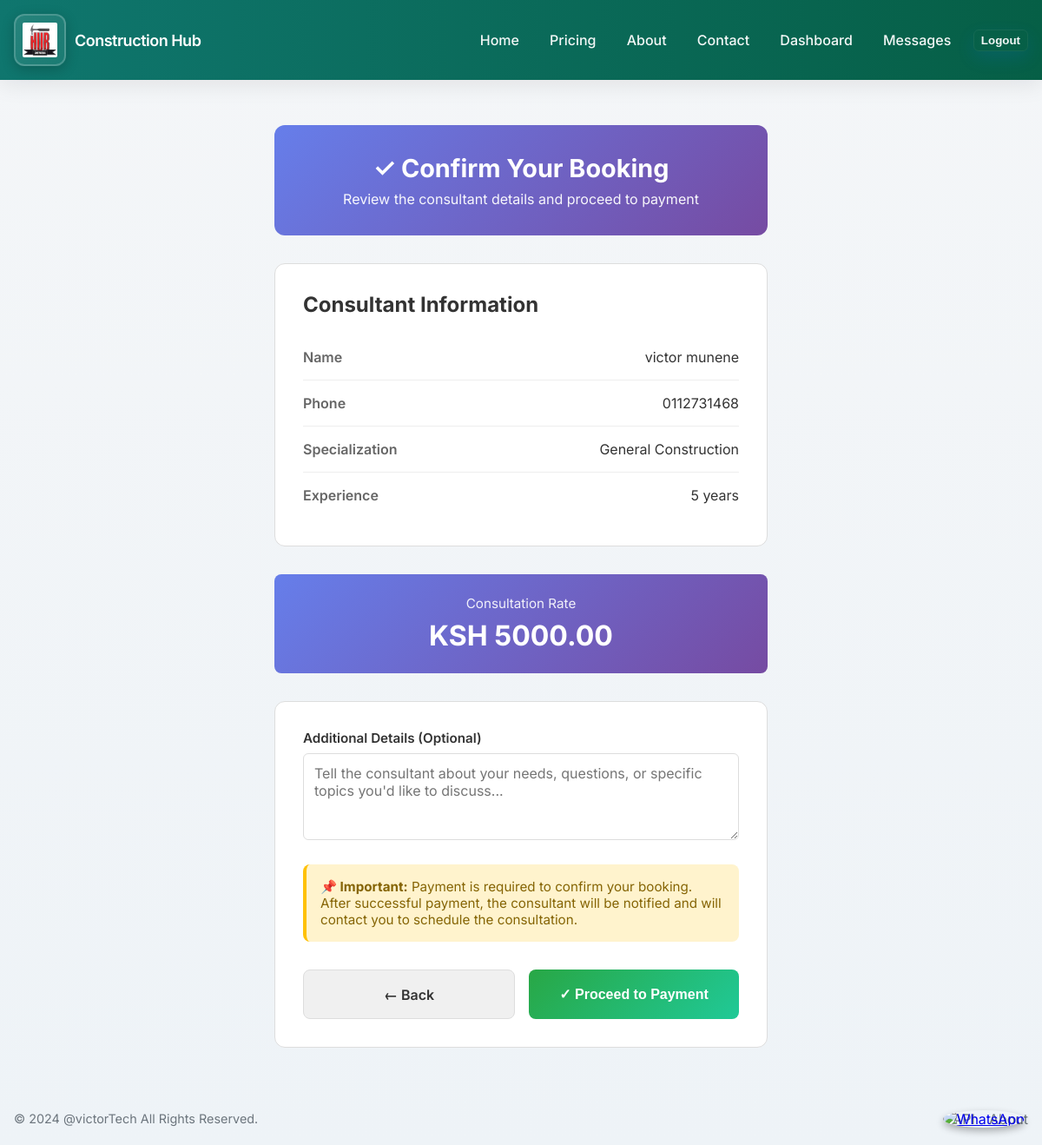
The page /consultations/1/confirm/ (signed in) on the database its author committed.
### apps/consultations/models.py (models this page shows, shortened)
class ConsultantApplication(models.Model):
    user = models.ForeignKey(settings.AUTH_USER_MODEL, on_delete=models.CASCADE, related_name='consultant_applications', null=True, blank=True)
    full_name = models.CharField(max_length=255)
    email = models.EmailField()
    phone = models.CharField(max_length=50, blank=True)
    specialization = models.CharField(max_length=255, blank=True)
    experience_years = models.PositiveIntegerField(default=0)
    consultation_rate = models.DecimalField(max_digits=10, decimal_places=2, default=5000, help_text="Consultation rate in KSH per hour/session")
    cover_letter = models.TextField(blank=True)
    resume = models.FileField(upload_to='resumes/', null=True, blank=True)
    cv = models.FileField(upload_to='cvs/', null=True, blank=True)
    submitted_at = models.DateTimeField(auto_now_add=True)
    processed = models.BooleanField(default=False)
    approved_by = models.ForeignKey(
        settings.AUTH_USER_MODEL,
        on_delete=models.SET_NULL,
        null=True,
        blank=True,
        related_name='approved_consultant_applications'
    )
    approved_at = models.DateTimeField(null=True, blank=True)
    rejected = models.BooleanField(default=False)
    rejected_by = models.ForeignKey(
        settings.AUTH_USER_MODEL,
        on_delete=models.SET_NULL,
        null=True,
        blank=True,
        related_name='rejected_consultant_applications'
    )
    rejected_at = models.DateTimeField(null=True, blank=True)
    rejection_reason = models.TextField(blank=True, help_text="Reason for rejecting the application")

### apps/consultations/views.py (the view)
# urls.py: path('<int:consultant_id>/confirm/', views.confirm_consultation_booking, name='confirm_consultation_booking'),
@login_required
def confirm_consultation_booking(request, consultant_id):
    if getattr(request.user, 'is_consultant', False):
        from django.contrib import messages
        messages.error(request, 'As a consultant, you cannot book consultations. Please contact support if you need assistance.')
        return redirect('accounts:dashboard')
    consultant = get_object_or_404(ConsultantApplication, id=consultant_id)
    if request.method == 'POST':
        return redirect('consultations:consultation_payment', consultant_id=consultant_id)
    return render(request, 'consultations/confirm_consultation.html', {
        'consultant': consultant
    })

### apps/accounts/models.py (called while the page is built)
    @property
    def is_supplier(self):
        return self.user_type == 'supplier'

    @property
    def is_consultant(self):
        return self.user_type == 'consultant'

### templates/consultations/confirm_consultation.html (shortened to what this page needs)
{% extends 'base.html' %}
{% block content %}
<div class="container confirmation-container">
  <div style="background: linear-gradient(135deg, #667eea 0%, #764ba2 100%); color: white; padding: 2rem; border-radius: 12px; margin-bottom: 2rem; text-align: center;">
    <h1 style="font-size: 1.8rem; margin: 0 0 0.5rem 0;">✓ Confirm Your Booking</h1>
    <p style="margin: 0; opacity: 0.95;">Review the consultant details and proceed to payment</p>
  </div>
  <div class="consultant-details-box">
    <h2 style="margin-top: 0; color: #333;">Consultant Information</h2>
    <div class="detail-row">
      <span class="detail-label">Name</span>
      <span class="detail-value">{{ consultant.full_name }}</span>
    </div>
    <div class="detail-row">
      <span class="detail-label">Phone</span>
      <span class="detail-value">{{ consultant.phone }}</span>
    </div>
    <div class="detail-row">
      <span class="detail-label">Specialization</span>
      <span class="detail-value">{{ consultant.specialization|default:"General Consulting" }}</span>
    </div>
    <div class="detail-row">
      <span class="detail-label">Experience</span>
      <span class="detail-value">{{ consultant.experience_years }} years</span>
    </div>
  </div>
  <div class="price-highlight">
    <span class="label">Consultation Rate</span>
    <span class="amount">KSH {{ consultant.consultation_rate }}</span>
  </div>
  <div class="consultant-details-box">
    <form method="post" action="{% url 'consultations:consultation_payment' consultant.id %}">
      <div class="form-group">
        <label for="details">Additional Details (Optional)</label>
        <textarea
          name="details"
          id="details"
          placeholder="Tell the consultant about your needs, questions, or specific topics you'd like to discuss..."
        ></textarea>
      </div>
      <div style="background: #fff3cd; padding: 1rem; border-radius: 8px; margin-bottom: 1.5rem; border-left: 4px solid #ffc107;">
        <p style="margin: 0; font-size: 0.95rem; color: #856404;">
          <strong>📌 Important:</strong> Payment is required to confirm your booking. After successful payment, the consultant will be notified and will contact you to schedule the consultation.
        </p>
      </div>
      <div class="action-buttons">
        <a href="{% url 'consultations:select_consultant' %}" class="btn-secondary">← Back</a>
        <button type="submit" class="btn-primary">✓ Proceed to Payment</button>
      </div>
    </form>
  </div>
</div>
{% endblock %}

### static/css/styles.css (style rules this page uses)
:root { --bg:#f4f6f8; --accent:#0d6efd; --muted:#6c757d; --card:#ffffff; --success:#2e7d32; }
* { box-sizing:border-box }
body { font-family: 'Inter', Roboto, 'Helvetica Neue', Arial, sans-serif; margin: 0; padding: 0; background: linear-gradient(180deg,var(--bg),#eef3f7); color: #0f1724; }
.container { max-width:1200px; margin:0 auto; padding:0 1rem; }
label { display: block; margin-bottom: 0.35rem; font-weight:600 }
input[type="text"], input[type="password"], textarea, input[type="email"], select { width: 100%; padding: 0.75rem; border: 1px solid #eef2f6; border-radius: 10px; background:#fff }
.form-group { margin-bottom: 1.5rem; }
.form-group label { display: block; margin-bottom: 0.5rem; color: #2c3e50; font-weight: 600; font-size: 0.95rem; }

### templates/consultations/confirm_consultation.html (style rules this page uses)
.confirmation-container { max-width: 600px; margin: 2rem auto; }
.consultant-details-box { background: white; border: 1px solid #ddd; border-radius: 12px; padding: 2rem; margin-bottom: 2rem; box-shadow: 0 4px 12px .(0,0,0,0.05); }
.detail-row { display: flex; justify-content: space-between; padding: 1rem 0; border-bottom: 1px solid #eee; }
.detail-row:last-child { border-bottom: none; }
.detail-label { font-weight: 600; color: #666; }
.detail-value { color: #333; text-align: right; }
.price-highlight { background: linear-gradient(135deg, #667eea 0%, #764ba2 100%); color: white; padding: 1.5rem; border-radius: 8px; text-align: center; margin-bottom: 2rem; }
.price-highlight .label { font-size: 0.95rem; opacity: 0.9; display: block; margin-bottom: 0.5rem; }
.price-highlight .amount { font-size: 2rem; font-weight: 700; }
.form-group { margin-bottom: 1.5rem; }
.form-group label { display: block; margin-bottom: 0.5rem; font-weight: 600; color: #333; }
.form-group textarea { width: 100%; padding: 0.75rem; border: 1px solid #ddd; border-radius: 6px; font-family: inherit; font-size: 1rem; resize: vertical; min-height: 100px; }
.action-buttons { display: flex; gap: 1rem; margin-top: 2rem; }
.btn-primary { flex: 1; padding: 1rem; background: linear-gradient(135deg, #28a745 0%, #20c997 100%); color: white; border: none; border-radius: 8px; font-weight: 600; cursor: pointer; font-size: 1rem; text-decoration: none; text-align: center; transition: all 0.3s ease; }
.btn-secondary { flex: 1; padding: 1rem; background: #f0f0f0; color: #333; border: 1px solid #ddd; border-radius: 8px; font-weight: 600; cursor: pointer; font-size: 1rem; text-decoration: none; text-align: center; transition: all 0.3s ease; }

### rows shown on the page
ConsultantApplication: full_name "victor munene", phone "0112731468", specialization "General Construction", experience_years "5", consultation_rate "5000.00"
